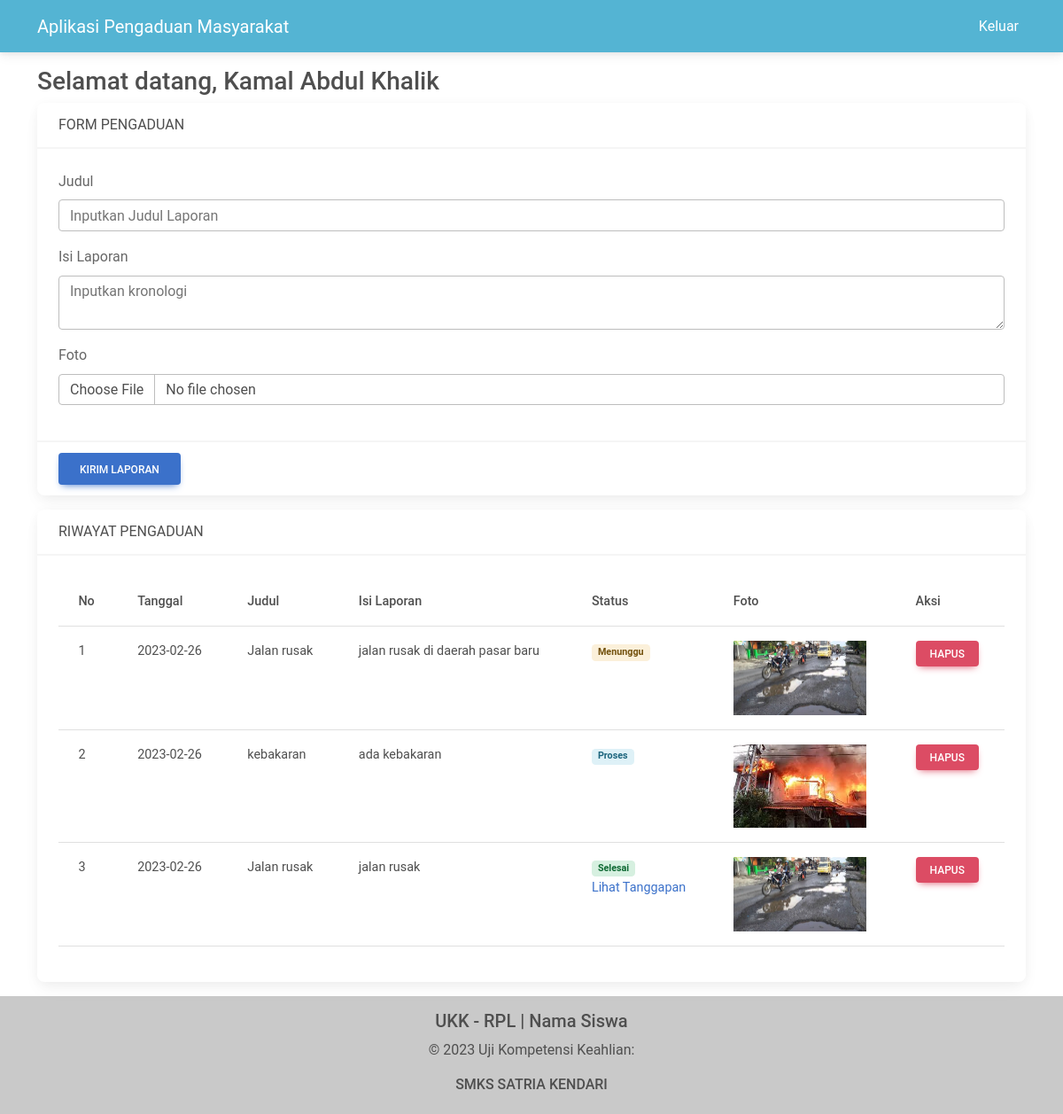
Screenshot of /masyarakat/ (signed in) with the database file from the repository.
### tables this page shows
CREATE TABLE `pengaduan` (
  `id_pengaduan` int NOT NULL,
  `tanggal_pengaduan` date NOT NULL,
  `nik` char(16) NOT NULL,
  `judul_laporan` varchar(50) NOT NULL,
  `isi_laporan` text NOT NULL,
  `foto` varchar(50) NOT NULL,
  `status` enum('0','proses','selesai') NOT NULL
);

### masyarakat/home.php (the view, shortened to what this page needs)
<div class="container">
    <div class="row ">
        <div class="col-md-12 mt-3">
            <h3>Selamat datang, <?php echo $_SESSION['nama'] ?> </h3>
            <div class="card">
                <div class="card-header">FORM PENGADUAN</div>
                <div class="card-body">
                    <form action="" method="post" enctype="multipart/form-data">
                        <div class="mb-3">
                            <label class="form-label" for="judul_laporan">Judul</label>
                            <input type="text" name="judul_laporan" class="form-control" placeholder="Inputkan Judul Laporan" required />
                        </div>
                        <div class="mb-3">
                            <label class="form-label" for="isi_laporan">Isi Laporan</label>
                            <textarea class="form-control" name="isi_laporan" placeholder="Inputkan kronologi" required></textarea>
                        </div>
                        <div class="mb-3">
                            <label class="form-label" for="foto">Foto</label>
                            <input type="file" class="form-control" name="foto" required>
                        </div>
                </div>
                <div class="card-footer">
                    <button type="submit" class="btn btn-primary" name="kirim">Kirim Laporan</button>
                </div>
                <?php
                include '../db/koneksi.php';
                ?>
            </div>
        </div>
    </div>
    <div class="row mb-3">
        <div class="col-md-12 mt-3">
            <div class="card">
                <div class="card-header">RIWAYAT PENGADUAN</div>
                <div class="card-body">
                    <table class="table table-stripped">
                        <thead>
                            <tr>
                                <th>No</th>
                                <th>Tanggal </th>
                                <th>Judul </th>
                                <th>Isi Laporan</th>
                                <th>Status </th>
                                <th>Foto</th>
                                <th>Aksi</th>
                            </tr>
                        </thead>
                        <tbody>
                            <?php
                            $no = 1;
                            $nik = $_SESSION['nik'];
                            $query = mysqli_query($koneksi, "SELECT * FROM pengaduan WHERE nik='$nik' ORDER BY id_pengaduan DESC");
                            while ($data = mysqli_fetch_array($query)) { ?>
                                <tr>
                                    <td><?php echo $no++ ?></td>
                                    <td><?php echo $data['tanggal_pengaduan'] ?></td>
                                    <td><?php echo $data['judul_laporan'] ?></td>
                                    <td><?php echo $data['isi_laporan'] ?></td>
                                    <td>
                                        <?php
                                        if ($data['status'] == 0) {
                                            echo '<span class="badge badge-warning">Menunggu</span>';
                                        } elseif ($data['status'] == 'proses') {
                                            echo '<span class="badge badge-info">Proses</span>';
                                        } else {
                                            echo '<span class="badge badge-success">Selesai</span>';
                                            echo '<br>';
                                            echo "<a href='index.php?page=tanggapan&id_pengaduan=$data[id_pengaduan]'>Lihat Tanggapan</a>";
                                        }
                                        ?>
                                    </td>
                                    <td><img width="150px" src="../assets/foto/<?php echo $data['foto']  ?>"></td>
                                    <td>
                                        <button type="button" class="btn btn-danger btn-sm" data-mdb-toggle="modal" data-mdb-target="#modalHapus<?php echo $data['id_pengaduan'] ?>">
                                            Hapus
                                        </button>
                                    </td>
                                </tr>
                            <?php } ?>
                        </tbody>
                    </table>
                </div>
            </div>
        </div>
    </div>
</div>

### rows the page displays
pengaduan: tanggal_pengaduan "2023-02-26", judul_laporan "Jalan rusak", isi_laporan "jalan rusak di daerah pasar baru", status "Menunggu", foto (picture)
pengaduan: tanggal_pengaduan "2023-02-26", judul_laporan "kebakaran", isi_laporan "ada kebakaran", status "Proses", foto (picture)
pengaduan: tanggal_pengaduan "2023-02-26", judul_laporan "Jalan rusak", isi_laporan "jalan rusak", foto (picture)

### other values shown
$_SESSION['nama'] "Kamal Abdul Khalik"
